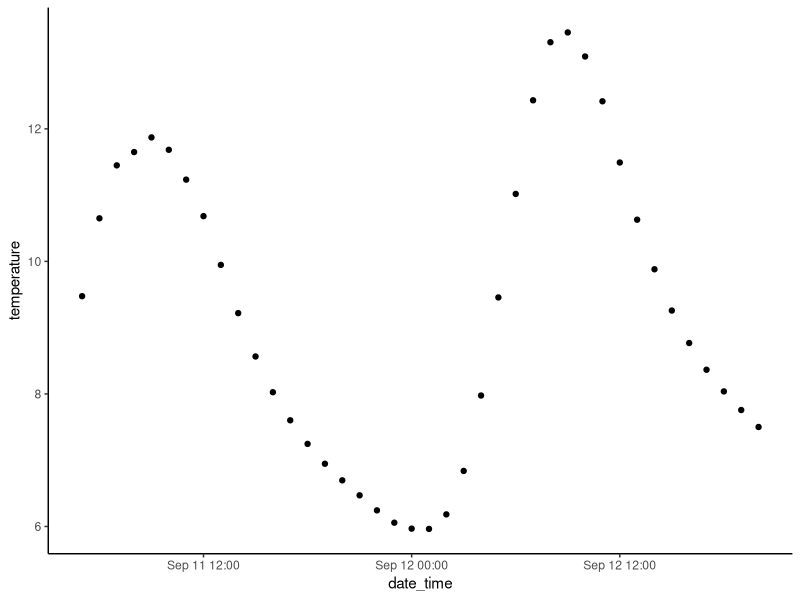
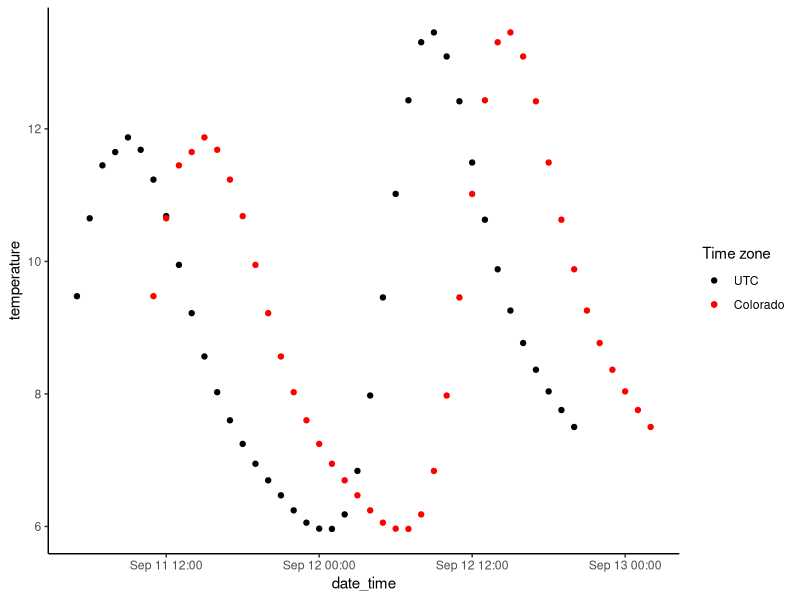

These figures' R source, in order:
## ---- chunk 1
# install packages
packReq <- c(
  "tidyverse",
  "ggplot2"
)

# Install and load all required packages
lapply(packReq, function(x) {
  print(x)
  if (require(x, character.only = TRUE) == FALSE) {
    install.packages(x)
    library(x, character.only = TRUE)
  }
})
## ---- chunk 2
library(tidyverse) # general data wrangling
library(ggplot2)
library(lubridate)
## ---- chunk 3
df <- read.csv("example_data/time_zones.csv") %>%
  mutate(date_time = lubridate::ymd_hms(date_time))
## ---- chunk 4
# Plots a scatter plot of temperature against date_time for the first 40 rows of the input dataframe.
ggplot(head(df, 40), aes(x = date_time, y = temperature)) +
  geom_point() +
  theme_classic()
## ---- chunk 5
# Mutates the 'date_time_colorado' column of the dataframe 'df' to force the timezone to 'America/Denver'.
df <- df %>%
  mutate(date_time_colorado = force_tz(date_time, "America/Denver"))
## ---- chunk 6
# Plots temperature data against date_time in two different time zones.
# The first plot shows the temperature data in UTC time zone, while the second plot shows the temperature data in Colorado time zone.
# The data used for the plot is the first 40 rows of the dataframe 'df'.
# The plot includes a legend that shows the color mapping for each time zone.
ggplot(head(df, 40), aes(x = date_time, y = temperature, color = "black")) +
  geom_point(show.legend = TRUE) +
  geom_point(data = head(df, 40), aes(x = date_time_colorado, y = temperature, color = "red")) +
  theme_classic() +
  scale_color_identity(
    name = "Time zone",
    breaks = c("black", "red"),
    label = c("UTC", "Colorado"),
    guide = "legend"
  )
